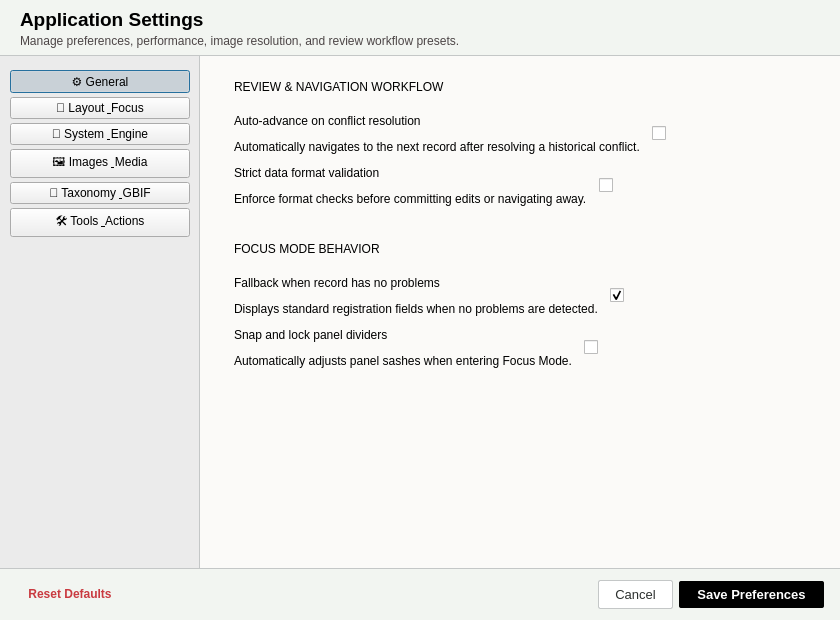
<?xml version="1.0" encoding="UTF-8"?>
<ui version="4.0">
 <class>UnifiedSettingsWindow</class>
 <widget class="QDialog" name="UnifiedSettingsWindow">
  <property name="geometry">
   <rect>
    <x>0</x>
    <y>0</y>
    <width>840</width>
    <height>620</height>
   </rect>
  </property>
  <property name="minimumSize">
   <size>
    <width>740</width>
    <height>520</height>
   </size>
  </property>
  <property name="windowTitle">
   <string>Application Settings</string>
  </property>
  <property name="styleSheet">
   <string notr="true">QDialog#UnifiedSettingsWindow {
    background-color: #fbfaf8;
    color: #2c302e;
}
QFrame#header_frame {
    background-color: #f2f5f1;
    border-bottom: 1px solid #c4c7c7;
}
QLabel#lbl_header_title {
    color: #000000;
    font-family: &quot;Lora&quot;, &quot;Segoe UI&quot;, serif;
    font-size: 14pt;
    font-weight: bold;
}
QLabel#lbl_header_subtitle {
    color: #4c4546;
    font-family: &quot;Segoe UI&quot;, &quot;Inter&quot;;
    font-size: 9pt;
}
QFrame#sidebar_frame {
    background-color: #ebebeb;
    border-right: 1px solid #c4c7c7;
}
QPushButton[class="nav-tab-btn"] {
    background-color: transparent;
    color: #2c302e;
    font-family: &quot;Segoe UI&quot;, &quot;Inter&quot;;
    font-size: 10pt;
    font-weight: bold;
    border: none;
    border-radius: 3px;
    padding: 8px 14px;
    text-align: left;
}
QPushButton[class="nav-tab-btn"]:hover {
    background-color: #e0e0e0;
}
QPushButton[class="nav-tab-btn"]:checked {
    background-color: #ffffff;
    color: #000000;
    border-left: 3px solid #000000;
}
QScrollArea#scroll_area {
    background-color: #fbfaf8;
    border: none;
}
QWidget#scroll_contents {
    background-color: #fbfaf8;
}
QFrame[class="setting-card"] {
    background-color: #ffffff;
    border: 1px solid #c4c7c7;
    border-radius: 4px;
}
QFrame[class="setting-card-header"] {
    background-color: #f2f5f1;
    border-bottom: 1px solid #c4c7c7;
    border-top-left-radius: 3px;
    border-top-right-radius: 3px;
}
QLabel[class="setting-card-title"] {
    color: #000000;
    font-family: &quot;Segoe UI&quot;, &quot;Inter&quot;;
    font-size: 10pt;
    font-weight: bold;
}
QLabel[class="setting-title"] {
    color: #2c302e;
    font-family: &quot;Segoe UI&quot;, &quot;Inter&quot;;
    font-size: 9.5pt;
    font-weight: bold;
}
QLabel[class="setting-desc"] {
    color: #4c4546;
    font-family: &quot;Segoe UI&quot;, &quot;Inter&quot;;
    font-size: 8.5pt;
}
QFrame#footer_frame {
    background-color: #f2f5f1;
    border-top: 1px solid #c4c7c7;
}
QPushButton#btn_reset_defaults {
    background-color: transparent;
    color: #c93a40;
    font-family: &quot;Segoe UI&quot;, &quot;Inter&quot;;
    font-size: 9pt;
    font-weight: bold;
    border: none;
    padding: 6px 12px;
}
QPushButton#btn_reset_defaults:hover {
    background-color: #faeaeb;
}
QPushButton#btn_cancel {
    background-color: #ffffff;
    color: #2c302e;
    font-family: &quot;Segoe UI&quot;, &quot;Inter&quot;;
    font-size: 9.5pt;
    border: 1px solid #c4c7c7;
    border-radius: 2px;
    padding: 6px 16px;
}
QPushButton#btn_cancel:hover {
    background-color: #e9ece5;
}
QPushButton#btn_save {
    background-color: #000000;
    color: #ffffff;
    font-family: &quot;Segoe UI&quot;, &quot;Inter&quot;;
    font-size: 9.5pt;
    font-weight: bold;
    border: none;
    border-radius: 2px;
    padding: 6px 18px;
}
QPushButton#btn_save:hover {
    background-color: #2c302e;
}</string>
  </property>
  <layout class="QVBoxLayout" name="root_vlayout">
   <property name="spacing">
    <number>0</number>
   </property>
   <property name="leftMargin">
    <number>0</number>
   </property>
   <property name="topMargin">
    <number>0</number>
   </property>
   <property name="rightMargin">
    <number>0</number>
   </property>
   <property name="bottomMargin">
    <number>0</number>
   </property>
   <item>
    <widget class="QFrame" name="header_frame">
     <property name="minimumSize">
      <size>
       <width>0</width>
       <height>56</height>
      </size>
     </property>
     <property name="maximumSize">
      <size>
       <width>16777215</width>
       <height>56</height>
      </size>
     </property>
     <property name="frameShape">
      <enum>QFrame::NoFrame</enum>
     </property>
     <layout class="QVBoxLayout" name="header_vlayout">
      <property name="spacing">
       <number>2</number>
      </property>
      <property name="leftMargin">
       <number>20</number>
      </property>
      <property name="topMargin">
       <number>8</number>
      </property>
      <property name="rightMargin">
       <number>20</number>
      </property>
      <property name="bottomMargin">
       <number>8</number>
      </property>
      <item>
       <widget class="QLabel" name="lbl_header_title">
        <property name="text">
         <string>Application Settings</string>
        </property>
       </widget>
      </item>
      <item>
       <widget class="QLabel" name="lbl_header_subtitle">
        <property name="text">
         <string>Manage preferences, performance, image resolution, and review workflow presets.</string>
        </property>
       </widget>
      </item>
     </layout>
    </widget>
   </item>
   <item>
    <widget class="QWidget" name="body_container" native="true">
     <layout class="QHBoxLayout" name="body_hlayout">
      <property name="spacing">
       <number>0</number>
      </property>
      <property name="leftMargin">
       <number>0</number>
      </property>
      <property name="topMargin">
       <number>0</number>
      </property>
      <property name="rightMargin">
       <number>0</number>
      </property>
      <property name="bottomMargin">
       <number>0</number>
      </property>
      <item>
       <widget class="QFrame" name="sidebar_frame">
        <property name="minimumSize">
         <size>
          <width>200</width>
          <height>0</height>
         </size>
        </property>
        <property name="maximumSize">
         <size>
          <width>220</width>
          <height>16777215</height>
         </size>
        </property>
        <property name="frameShape">
         <enum>QFrame::NoFrame</enum>
        </property>
        <layout class="QVBoxLayout" name="sidebar_vlayout">
         <property name="spacing">
          <number>4</number>
         </property>
         <property name="leftMargin">
          <number>10</number>
         </property>
         <property name="topMargin">
          <number>14</number>
         </property>
         <property name="rightMargin">
          <number>10</number>
         </property>
         <property name="bottomMargin">
          <number>14</number>
         </property>
         <item>
          <widget class="QPushButton" name="btn_tab_general">
           <property name="cursor">
            <cursorShape>PointingHandCursor</cursorShape>
           </property>
           <property name="text">
            <string>⚙️ General</string>
           </property>
           <property name="checkable">
            <bool>true</bool>
           </property>
           <property name="checked">
            <bool>true</bool>
           </property>
           <property name="class" stdset="0">
            <string>nav-tab-btn</string>
           </property>
          </widget>
         </item>
         <item>
          <widget class="QPushButton" name="btn_tab_layout">
           <property name="cursor">
            <cursorShape>PointingHandCursor</cursorShape>
           </property>
           <property name="text">
            <string>🔲 Layout &amp; Focus</string>
           </property>
           <property name="checkable">
            <bool>true</bool>
           </property>
           <property name="class" stdset="0">
            <string>nav-tab-btn</string>
           </property>
          </widget>
         </item>
         <item>
          <widget class="QPushButton" name="btn_tab_system">
           <property name="cursor">
            <cursorShape>PointingHandCursor</cursorShape>
           </property>
           <property name="text">
            <string>💾 System &amp; Engine</string>
           </property>
           <property name="checkable">
            <bool>true</bool>
           </property>
           <property name="class" stdset="0">
            <string>nav-tab-btn</string>
           </property>
          </widget>
         </item>
         <item>
          <widget class="QPushButton" name="btn_tab_images">
           <property name="cursor">
            <cursorShape>PointingHandCursor</cursorShape>
           </property>
           <property name="text">
            <string>🖼️ Images &amp; Media</string>
           </property>
           <property name="checkable">
            <bool>true</bool>
           </property>
           <property name="class" stdset="0">
            <string>nav-tab-btn</string>
           </property>
          </widget>
         </item>
         <item>
          <widget class="QPushButton" name="btn_tab_taxonomy">
           <property name="cursor">
            <cursorShape>PointingHandCursor</cursorShape>
           </property>
           <property name="text">
            <string>🧬 Taxonomy &amp; GBIF</string>
           </property>
           <property name="checkable">
            <bool>true</bool>
           </property>
           <property name="class" stdset="0">
            <string>nav-tab-btn</string>
           </property>
          </widget>
         </item>
         <item>
          <widget class="QPushButton" name="btn_tab_tools">
           <property name="cursor">
            <cursorShape>PointingHandCursor</cursorShape>
           </property>
           <property name="text">
            <string>🛠️ Tools &amp; Actions</string>
           </property>
           <property name="checkable">
            <bool>true</bool>
           </property>
           <property name="class" stdset="0">
            <string>nav-tab-btn</string>
           </property>
          </widget>
         </item>
         <item>
          <spacer name="sidebar_spacer">
           <property name="orientation">
            <enum>Qt::Vertical</enum>
           </property>
           <property name="sizeHint" stdset="0">
            <size>
             <width>20</width>
             <height>40</height>
            </size>
           </property>
          </spacer>
         </item>
        </layout>
       </widget>
      </item>
      <item>
       <widget class="QScrollArea" name="scroll_area">
        <property name="widgetResizable">
         <bool>true</bool>
        </property>
        <property name="frameShape">
         <enum>QFrame::NoFrame</enum>
        </property>
        <widget class="QWidget" name="scroll_contents">
         <property name="geometry">
          <rect>
           <x>0</x>
           <y>0</y>
           <width>640</width>
           <height>510</height>
          </rect>
         </property>
         <layout class="QVBoxLayout" name="scroll_layout">
          <property name="spacing">
           <number>16</number>
          </property>
          <property name="leftMargin">
           <number>20</number>
          </property>
          <property name="topMargin">
           <number>16</number>
          </property>
          <property name="rightMargin">
           <number>20</number>
          </property>
          <property name="bottomMargin">
           <number>16</number>
          </property>
          <item>
           <widget class="QFrame" name="card_review_workflow">
            <property name="class" stdset="0">
             <string>setting-card</string>
            </property>
            <layout class="QVBoxLayout" name="rw_card_layout">
             <property name="spacing">
              <number>0</number>
             </property>
             <property name="leftMargin">
              <number>0</number>
             </property>
             <property name="topMargin">
              <number>0</number>
             </property>
             <property name="rightMargin">
              <number>0</number>
             </property>
             <property name="bottomMargin">
              <number>0</number>
             </property>
             <item>
              <widget class="QFrame" name="hdr_rw">
               <property name="class" stdset="0">
                <string>setting-card-header</string>
               </property>
               <layout class="QHBoxLayout" name="hdr_rw_layout">
                <property name="leftMargin">
                 <number>14</number>
                </property>
                <property name="topMargin">
                 <number>8</number>
                </property>
                <property name="rightMargin">
                 <number>14</number>
                </property>
                <property name="bottomMargin">
                 <number>8</number>
                </property>
                <item>
                 <widget class="QLabel" name="title_rw">
                  <property name="text">
                   <string>REVIEW &amp; NAVIGATION WORKFLOW</string>
                  </property>
                  <property name="class" stdset="0">
                   <string>setting-card-title</string>
                  </property>
                 </widget>
                </item>
               </layout>
              </widget>
             </item>
             <item>
              <widget class="QWidget" name="content_rw" native="true">
               <layout class="QVBoxLayout" name="content_rw_layout">
                <property name="spacing">
                 <number>12</number>
                </property>
                <property name="leftMargin">
                 <number>14</number>
                </property>
                <property name="topMargin">
                 <number>12</number>
                </property>
                <property name="rightMargin">
                 <number>14</number>
                </property>
                <property name="bottomMargin">
                 <number>12</number>
                </property>
                <item>
                 <layout class="QHBoxLayout" name="row_auto_advance">
                  <item>
                   <layout class="QVBoxLayout" name="auto_advance_text_layout">
                    <item>
                     <widget class="QLabel" name="lbl_title_auto_advance">
                      <property name="text">
                       <string>Auto-advance on conflict resolution</string>
                      </property>
                      <property name="class" stdset="0">
                       <string>setting-title</string>
                      </property>
                     </widget>
                    </item>
                    <item>
                     <widget class="QLabel" name="lbl_desc_auto_advance">
                      <property name="text">
                       <string>Automatically navigates to the next record after resolving a historical conflict.</string>
                      </property>
                      <property name="class" stdset="0">
                       <string>setting-desc</string>
                      </property>
                     </widget>
                    </item>
                   </layout>
                  </item>
                  <item>
                   <widget class="QCheckBox" name="chk_auto_advance_history">
                    <property name="cursor">
                     <cursorShape>PointingHandCursor</cursorShape>
                    </property>
                    <property name="text">
                     <string/>
                    </property>
                   </widget>
                  </item>
                 </layout>
                </item>
                <item>
                 <layout class="QHBoxLayout" name="row_strict_val">
                  <item>
                   <layout class="QVBoxLayout" name="strict_val_text_layout">
                    <item>
                     <widget class="QLabel" name="lbl_title_strict_val">
                      <property name="text">
                       <string>Strict data format validation</string>
                      </property>
                      <property name="class" stdset="0">
                       <string>setting-title</string>
                      </property>
                     </widget>
                    </item>
                    <item>
                     <widget class="QLabel" name="lbl_desc_strict_val">
                      <property name="text">
                       <string>Enforce format checks before committing edits or navigating away.</string>
                      </property>
                      <property name="class" stdset="0">
                       <string>setting-desc</string>
                      </property>
                     </widget>
                    </item>
                   </layout>
                  </item>
                  <item>
                   <widget class="QCheckBox" name="chk_strict_validation">
                    <property name="cursor">
                     <cursorShape>PointingHandCursor</cursorShape>
                    </property>
                    <property name="text">
                     <string/>
                    </property>
                   </widget>
                  </item>
                 </layout>
                </item>
               </layout>
              </widget>
             </item>
            </layout>
           </widget>
          </item>
          <item>
           <widget class="QFrame" name="card_focus_mode">
            <property name="class" stdset="0">
             <string>setting-card</string>
            </property>
            <layout class="QVBoxLayout" name="focus_card_layout">
             <property name="spacing">
              <number>0</number>
             </property>
             <property name="leftMargin">
              <number>0</number>
             </property>
             <property name="topMargin">
              <number>0</number>
             </property>
             <property name="rightMargin">
              <number>0</number>
             </property>
             <property name="bottomMargin">
              <number>0</number>
             </property>
             <item>
              <widget class="QFrame" name="hdr_focus">
               <property name="class" stdset="0">
                <string>setting-card-header</string>
               </property>
               <layout class="QHBoxLayout" name="hdr_focus_layout">
                <property name="leftMargin">
                 <number>14</number>
                </property>
                <property name="topMargin">
                 <number>8</number>
                </property>
                <property name="rightMargin">
                 <number>14</number>
                </property>
                <property name="bottomMargin">
                 <number>8</number>
                </property>
                <item>
                 <widget class="QLabel" name="title_focus">
                  <property name="text">
                   <string>FOCUS MODE BEHAVIOR</string>
                  </property>
                  <property name="class" stdset="0">
                   <string>setting-card-title</string>
                  </property>
                 </widget>
                </item>
               </layout>
              </widget>
             </item>
             <item>
              <widget class="QWidget" name="content_focus" native="true">
               <layout class="QVBoxLayout" name="content_focus_layout">
                <property name="spacing">
                 <number>12</number>
                </property>
                <property name="leftMargin">
                 <number>14</number>
                </property>
                <property name="topMargin">
                 <number>12</number>
                </property>
                <property name="rightMargin">
                 <number>14</number>
                </property>
                <property name="bottomMargin">
                 <number>12</number>
                </property>
                <item>
                 <layout class="QHBoxLayout" name="row_focus_fb">
                  <item>
                   <layout class="QVBoxLayout" name="focus_fb_text_layout">
                    <item>
                     <widget class="QLabel" name="lbl_title_focus_fb">
                      <property name="text">
                       <string>Fallback when record has no problems</string>
                      </property>
                      <property name="class" stdset="0">
                       <string>setting-title</string>
                      </property>
                     </widget>
                    </item>
                    <item>
                     <widget class="QLabel" name="lbl_desc_focus_fb">
                      <property name="text">
                       <string>Displays standard registration fields when no problems are detected.</string>
                      </property>
                      <property name="class" stdset="0">
                       <string>setting-desc</string>
                      </property>
                     </widget>
                    </item>
                   </layout>
                  </item>
                  <item>
                   <widget class="QCheckBox" name="chk_focus_fallback">
                    <property name="cursor">
                     <cursorShape>PointingHandCursor</cursorShape>
                    </property>
                    <property name="text">
                     <string/>
                    </property>
                    <property name="checked">
                     <bool>true</bool>
                    </property>
                   </widget>
                  </item>
                 </layout>
                </item>
                <item>
                 <layout class="QHBoxLayout" name="row_snap_lock">
                  <item>
                   <layout class="QVBoxLayout" name="snap_lock_text_layout">
                    <item>
                     <widget class="QLabel" name="lbl_title_snap_lock">
                      <property name="text">
                       <string>Snap and lock panel dividers</string>
                      </property>
                      <property name="class" stdset="0">
                       <string>setting-title</string>
                      </property>
                     </widget>
                    </item>
                    <item>
                     <widget class="QLabel" name="lbl_desc_snap_lock">
                      <property name="text">
                       <string>Automatically adjusts panel sashes when entering Focus Mode.</string>
                      </property>
                      <property name="class" stdset="0">
                       <string>setting-desc</string>
                      </property>
                     </widget>
                    </item>
                   </layout>
                  </item>
                  <item>
                   <widget class="QCheckBox" name="chk_snap_lock">
                    <property name="cursor">
                     <cursorShape>PointingHandCursor</cursorShape>
                    </property>
                    <property name="text">
                     <string/>
                    </property>
                   </widget>
                  </item>
                 </layout>
                </item>
               </layout>
              </widget>
             </item>
            </layout>
           </widget>
          </item>
          <item>
           <spacer name="scroll_spacer">
            <property name="orientation">
             <enum>Qt::Vertical</enum>
            </property>
            <property name="sizeHint" stdset="0">
             <size>
              <width>20</width>
              <height>40</height>
             </size>
            </property>
           </spacer>
          </item>
         </layout>
        </widget>
       </widget>
      </item>
     </layout>
    </widget>
   </item>
   <item>
    <widget class="QFrame" name="footer_frame">
     <property name="minimumSize">
      <size>
       <width>0</width>
       <height>52</height>
      </size>
     </property>
     <property name="maximumSize">
      <size>
       <width>16777215</width>
       <height>52</height>
      </size>
     </property>
     <property name="frameShape">
      <enum>QFrame::NoFrame</enum>
     </property>
     <layout class="QHBoxLayout" name="footer_hlayout">
      <property name="leftMargin">
       <number>16</number>
      </property>
      <property name="topMargin">
       <number>8</number>
      </property>
      <property name="rightMargin">
       <number>16</number>
      </property>
      <property name="bottomMargin">
       <number>8</number>
      </property>
      <item>
       <widget class="QPushButton" name="btn_reset_defaults">
        <property name="cursor">
         <cursorShape>PointingHandCursor</cursorShape>
        </property>
        <property name="text">
         <string>Reset Defaults</string>
        </property>
       </widget>
      </item>
      <item>
       <spacer name="footer_spacer">
        <property name="orientation">
         <enum>Qt::Horizontal</enum>
        </property>
        <property name="sizeHint" stdset="0">
         <size>
          <width>40</width>
          <height>20</height>
         </size>
        </property>
       </spacer>
      </item>
      <item>
       <widget class="QPushButton" name="btn_cancel">
        <property name="cursor">
         <cursorShape>PointingHandCursor</cursorShape>
        </property>
        <property name="text">
         <string>Cancel</string>
        </property>
       </widget>
      </item>
      <item>
       <widget class="QPushButton" name="btn_save">
        <property name="cursor">
         <cursorShape>PointingHandCursor</cursorShape>
        </property>
        <property name="text">
         <string>Save Preferences</string>
        </property>
       </widget>
      </item>
     </layout>
    </widget>
   </item>
  </layout>
 </widget>
 <resources/>
 <connections/>
</ui>
